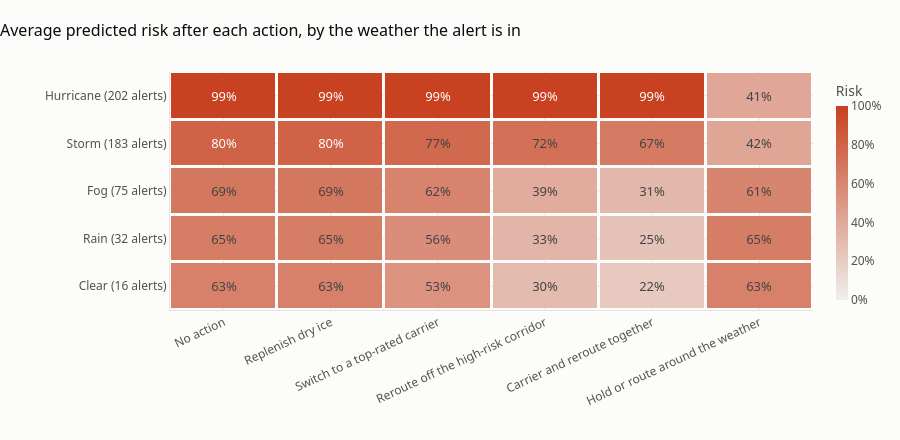

Notebook code for this chart:
### Markdown cell above
The averages hide the most useful part. The same action does very different things depending on **why** the shipment is at risk. Here is the average risk after each action, split by the weather the alert is in.

### Code cell
by_cause = pd.DataFrame({name: pd.Series(risk).groupby(alerted["Weather_Condition"]).mean() for name, risk in risk_after.items()})
by_cause.insert(0, "alerts", alerted["Weather_Condition"].value_counts())
by_cause = by_cause.loc[[w for w in reversed(list(WEATHER_SEVERITY)) if w in by_cause.index]]

heat = by_cause.drop(columns="alerts")
fig = go.Figure(go.Heatmap(
    z=heat.values, x=heat.columns, y=[f"{w} ({n} alerts)" for w, n in zip(by_cause.index, by_cause["alerts"])],
    zmin=0, zmax=1, colorscale=[[0, "#f0efec"], [1, "#c8401f"]],
    text=heat.values, texttemplate="%{text:.0%}", textfont=dict(size=13),
    xgap=3, ygap=3, colorbar=dict(title="Risk", thickness=12, tickformat=".0%"),
    hovertemplate="%{y}<br>%{x}<br>Average predicted risk: %{z:.1%}<extra></extra>",
))
fig.update_yaxes(autorange="reversed")
fig.update_xaxes(tickangle=-25)
style(fig, "Average predicted risk after each action, by the weather the alert is in", height=440)
fig.update_layout(margin=dict(l=170, b=130))
fig.show()

# What the dry ice does change: thermal runway for cold cargo in passive packaging (air freight)
passive = alerted[(alerted["Storage_standard"] != "Ambient") & (alerted["Transport_Mode"] == "Air")]
gap_before = add_features(passive)["cold_gap_hours"]
gap_after = add_features(apply_action(passive, buffer_hours=24))["cold_gap_hours"]
print(f"Cold-chain alerts travelling by air, in passive packaging : {len(passive)}")
print(f"  buffer runs out before arrival, with no action          : {(gap_before < 0).sum()}")
print(f"  buffer runs out before arrival, after 24 more hours     : {(gap_after < 0).sum()}")
print(f"  predicted disruption risk for these, before and after   : {predict_risk(passive).mean():.0%} and {predict_risk(apply_action(passive, buffer_hours=24)).mean():.0%}")

### Figure 1 — Plotly figure (JSON) as saved in the notebook; plotly's stock layout.template omitted (floating-point values rounded to 4 significant figures)
{"data": [{"colorbar": {"thickness": 12, "tickformat": ".0%", "title": {"text": "Risk"}}, "colorscale": [[0, "#f0efec"], [1, "#c8401f"]], "hovertemplate": "%{y}<br>%{x}<br>Average predicted risk: %{z:.1%}<extra></extra>", "text": [[0.9936, 0.9936, 0.9917, 0.9906, 0.9881, 0.4103], [0.8047, 0.8047, 0.7659, 0.72, 0.6683, 0.4181], [0.6884, 0.6884, 0.6181, 0.3862, 0.3136, 0.6072], [0.652, 0.652, 0.5585, 0.3333, 0.2513, 0.652], [0.6321, 0.6321, 0.5318, 0.2964, 0.217, 0.6321]], "textfont": {"size": 13}, "texttemplate": "%{text:.0%}", "type": "heatmap", "x": ["No action", "Replenish dry ice", "Switch to a top-rated carrier", "Reroute off the high-risk corridor", "Carrier and reroute together", "Hold or route around the weather"], "xgap": 3, "y": ["Hurricane (202 alerts)", "Storm (183 alerts)", "Fog (75 alerts)", "Rain (32 alerts)", "Clear (16 alerts)"], "ygap": 3, "z": [[0.9936, 0.9936, 0.9917, 0.9906, 0.9881, 0.4103], [0.8047, 0.8047, 0.7659, 0.72, 0.6683, 0.4181], [0.6884, 0.6884, 0.6181, 0.3862, 0.3136, 0.6072], [0.652, 0.652, 0.5585, 0.3333, 0.2513, 0.652], [0.6321, 0.6321, 0.5318, 0.2964, 0.217, 0.6321]], "zmax": 1, "zmin": 0}], "layout": {"font": {"color": "#52514e", "family": "Segoe UI, Arial, sans-serif", "size": 12}, "height": 440, "hoverlabel": {"bgcolor": "white", "font": {"color": "#0b0b0b"}}, "margin": {"b": 130, "l": 170, "r": 32, "t": 72}, "paper_bgcolor": "#fcfcfb", "plot_bgcolor": "#fcfcfb", "title": {"font": {"color": "#0b0b0b", "size": 16}, "text": "Average predicted risk after each action, by the weather the alert is in", "x": 0, "xanchor": "left"}, "xaxis": {"gridcolor": "#e6e5e1", "linecolor": "#e6e5e1", "tickangle": -25, "zeroline": false}, "yaxis": {"autorange": "reversed", "gridcolor": "#e6e5e1", "linecolor": "#e6e5e1", "zeroline": false}}}
